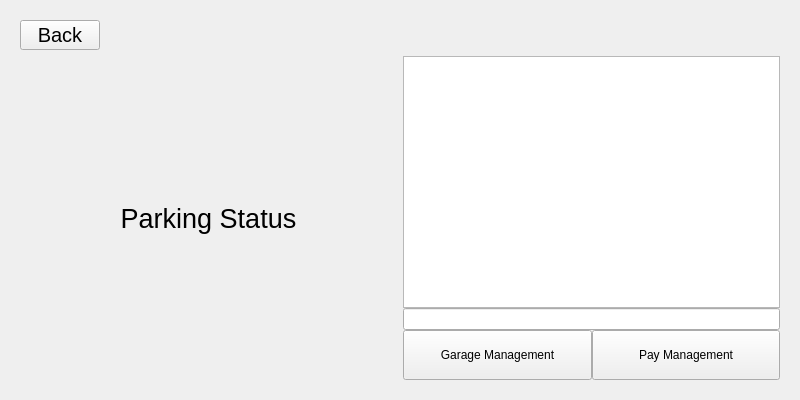
<?xml version="1.0" encoding="UTF-8"?>
<ui version="4.0">
 <class>ManagerModeUI</class>
 <widget class="QWidget" name="ManagerModeUI">
  <property name="geometry">
   <rect>
    <x>0</x>
    <y>0</y>
    <width>800</width>
    <height>400</height>
   </rect>
  </property>
  <property name="windowTitle">
   <string>Form</string>
  </property>
  <layout class="QVBoxLayout" name="verticalLayout_4" stretch="0">
   <item>
    <widget class="QStackedWidget" name="stackedWidget">
     <widget class="QWidget" name="page">
      <layout class="QVBoxLayout" name="verticalLayout_5">
       <item>
        <layout class="QHBoxLayout" name="horizontalLayout">
         <item>
          <widget class="QPushButton" name="back_button">
           <property name="maximumSize">
            <size>
             <width>100</width>
             <height>30</height>
            </size>
           </property>
           <property name="font">
            <font>
             <pointsize>15</pointsize>
            </font>
           </property>
           <property name="text">
            <string>Back</string>
           </property>
          </widget>
         </item>
         <item>
          <spacer name="horizontalSpacer">
           <property name="orientation">
            <enum>Qt::Horizontal</enum>
           </property>
           <property name="sizeHint" stdset="0">
            <size>
             <width>40</width>
             <height>10</height>
            </size>
           </property>
          </spacer>
         </item>
        </layout>
       </item>
       <item>
        <layout class="QHBoxLayout" name="horizontalLayout_2" stretch="5,5">
         <item>
          <layout class="QVBoxLayout" name="verticalLayout_6">
           <property name="rightMargin">
            <number>0</number>
           </property>
           <item>
            <widget class="QLabel" name="parking_status_label">
             <property name="sizePolicy">
              <sizepolicy hsizetype="Preferred" vsizetype="Preferred">
               <horstretch>0</horstretch>
               <verstretch>0</verstretch>
              </sizepolicy>
             </property>
             <property name="baseSize">
              <size>
               <width>0</width>
               <height>0</height>
              </size>
             </property>
             <property name="font">
              <font>
               <pointsize>20</pointsize>
              </font>
             </property>
             <property name="text">
              <string>Parking Status</string>
             </property>
             <property name="alignment">
              <set>Qt::AlignCenter</set>
             </property>
            </widget>
           </item>
          </layout>
         </item>
         <item>
          <layout class="QVBoxLayout" name="verticalLayout" stretch="7,1,2">
           <property name="spacing">
            <number>0</number>
           </property>
           <item>
            <layout class="QVBoxLayout" name="verticalLayout_2" stretch="0">
             <property name="spacing">
              <number>0</number>
             </property>
             <item>
              <widget class="QTableWidget" name="tableWidget"/>
             </item>
            </layout>
           </item>
           <item>
            <layout class="QVBoxLayout" name="verticalLayout_3">
             <property name="spacing">
              <number>0</number>
             </property>
             <item>
              <widget class="QLineEdit" name="lineEdit"/>
             </item>
            </layout>
           </item>
           <item>
            <layout class="QHBoxLayout" name="horizontalLayout_4">
             <item>
              <widget class="QPushButton" name="garage_manager_button">
               <property name="sizePolicy">
                <sizepolicy hsizetype="Minimum" vsizetype="Fixed">
                 <horstretch>0</horstretch>
                 <verstretch>0</verstretch>
                </sizepolicy>
               </property>
               <property name="minimumSize">
                <size>
                 <width>0</width>
                 <height>50</height>
                </size>
               </property>
               <property name="text">
                <string>Garage Management</string>
               </property>
              </widget>
             </item>
             <item>
              <widget class="QPushButton" name="pushButton_3">
               <property name="minimumSize">
                <size>
                 <width>0</width>
                 <height>50</height>
                </size>
               </property>
               <property name="text">
                <string>Pay Management</string>
               </property>
              </widget>
             </item>
            </layout>
           </item>
          </layout>
         </item>
        </layout>
       </item>
      </layout>
     </widget>
    </widget>
   </item>
  </layout>
 </widget>
 <resources/>
 <connections/>
</ui>
